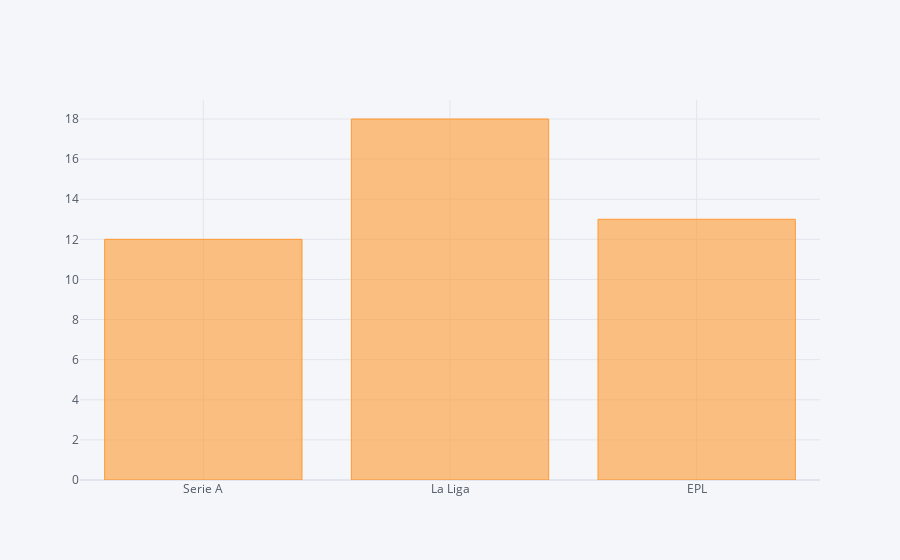

Write notebook code for a chart like this one.
### Markdown cell above
## Interactive Bar Plots
Specify `kind='scatter'`, add `x='categorical_column_name'` and `y='numerical_column_name'`to create an interactive scatter plot.

### Code cell
# Create an interactive bar plot
df2.iplot(kind='bar',x='Category',y='Values')

### Figure 1 — Plotly figure (JSON) as saved in the notebook; plotly's stock layout.template omitted (floating-point values rounded to 4 significant figures)
{"data": [{"marker": {"color": "rgba(255, 153, 51, 0.6)", "line": {"color": "rgba(255, 153, 51, 1.0)", "width": 1}}, "name": "Values", "orientation": "v", "text": "", "type": "bar", "x": ["Serie A", "La Liga", "EPL"], "y": [12, 18, 13]}], "layout": {"legend": {"bgcolor": "#F5F6F9", "font": {"color": "#4D5663"}}, "paper_bgcolor": "#F5F6F9", "plot_bgcolor": "#F5F6F9", "title": {"font": {"color": "#4D5663"}}, "xaxis": {"gridcolor": "#E1E5ED", "showgrid": true, "tickfont": {"color": "#4D5663"}, "title": {"font": {"color": "#4D5663"}, "text": ""}, "zerolinecolor": "#E1E5ED"}, "yaxis": {"gridcolor": "#E1E5ED", "showgrid": true, "tickfont": {"color": "#4D5663"}, "title": {"font": {"color": "#4D5663"}, "text": ""}, "zerolinecolor": "#E1E5ED"}}}
